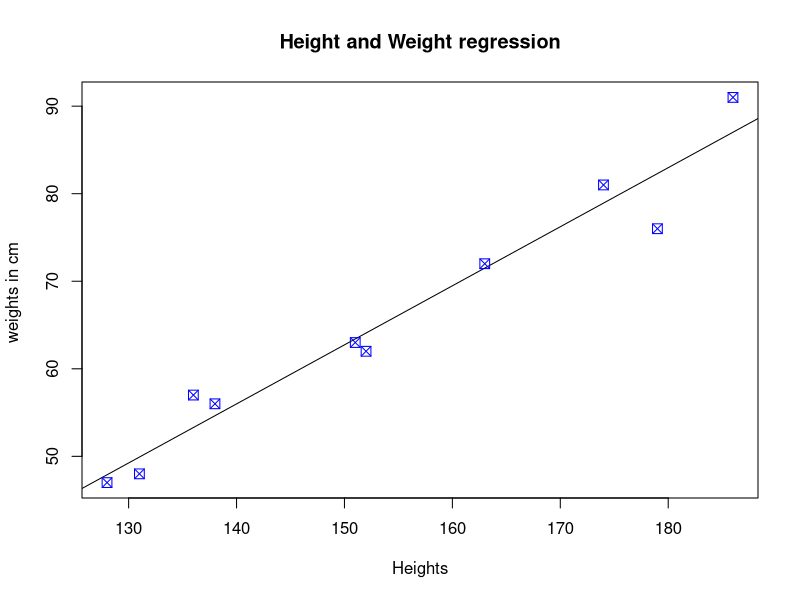

The R script that drew this image:
x<-c(151, 174, 138, 186, 128, 136, 179, 163, 152, 131)
y<-c(63, 81, 56, 91, 47, 57, 76, 72, 62, 48)
linear<-lm(y~x) 
print(linear)
print(summary(linear))
a<-data.frame(x=c(170,200))
result<-predict(linear,a)
print(result)
png(file = 'E:\\TY_Anushka_Sanika\\SEM_6\\BI\\our_BI_prac\\Linear\\linearregression.png')
plot(x,y,col="blue",main="Height and Weight regression",abline(lm(y~x)),cex=1.3,pch=7,xlab="Heights",ylab="weights in cm ")
dev.off()
#plot(x,y,col="blue",main="Height and Weight regression",abline(lm(y~x)),cex=1.3,pch=7,xlab="Heights",ylab="weights in cm ")

